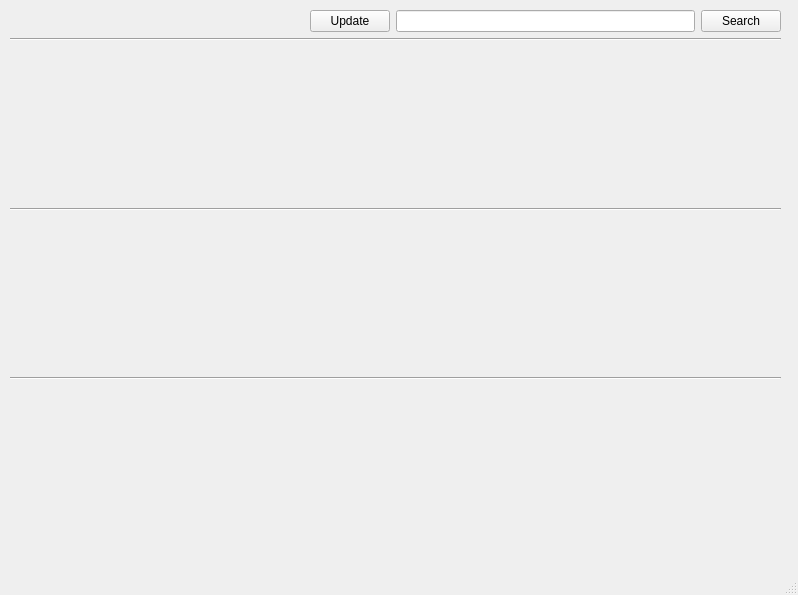
<?xml version="1.0" encoding="UTF-8"?>
<ui version="4.0">
 <class>MainWindow</class>
 <widget class="QMainWindow" name="MainWindow">
  <property name="geometry">
   <rect>
    <x>0</x>
    <y>0</y>
    <width>798</width>
    <height>595</height>
   </rect>
  </property>
  <property name="windowTitle">
   <string>MainWindow</string>
  </property>
  <widget class="QWidget" name="centralwidget">
   <widget class="QWidget" name="">
    <property name="geometry">
     <rect>
      <x>10</x>
      <y>10</y>
      <width>771</width>
      <height>531</height>
     </rect>
    </property>
    <layout class="QVBoxLayout" name="verticalLayout">
     <item>
      <layout class="QHBoxLayout" name="horizontalLayout">
       <item>
        <spacer name="horizontalSpacer_2">
         <property name="orientation">
          <enum>Qt::Horizontal</enum>
         </property>
         <property name="sizeHint" stdset="0">
          <size>
           <width>40</width>
           <height>20</height>
          </size>
         </property>
        </spacer>
       </item>
       <item>
        <widget class="QPushButton" name="update_button">
         <property name="text">
          <string>Update</string>
         </property>
        </widget>
       </item>
       <item>
        <widget class="QLineEdit" name="search_line_edit"/>
       </item>
       <item>
        <widget class="QPushButton" name="search_button">
         <property name="text">
          <string>Search</string>
         </property>
        </widget>
       </item>
      </layout>
     </item>
     <item>
      <widget class="Line" name="line">
       <property name="orientation">
        <enum>Qt::Horizontal</enum>
       </property>
      </widget>
     </item>
     <item>
      <layout class="QHBoxLayout" name="horizontalLayout_2">
       <item>
        <widget class="QLabel" name="temperature_first_line">
         <property name="text">
          <string/>
         </property>
         <property name="textFormat">
          <enum>Qt::AutoText</enum>
         </property>
         <property name="alignment">
          <set>Qt::AlignCenter</set>
         </property>
        </widget>
       </item>
       <item>
        <widget class="QLabel" name="pressure_first_line">
         <property name="text">
          <string/>
         </property>
         <property name="alignment">
          <set>Qt::AlignCenter</set>
         </property>
        </widget>
       </item>
       <item>
        <widget class="QLabel" name="wind_speed_first_line">
         <property name="text">
          <string/>
         </property>
         <property name="alignment">
          <set>Qt::AlignCenter</set>
         </property>
        </widget>
       </item>
       <item>
        <widget class="QLabel" name="time_first_line">
         <property name="text">
          <string/>
         </property>
         <property name="alignment">
          <set>Qt::AlignCenter</set>
         </property>
        </widget>
       </item>
       <item>
        <widget class="QLabel" name="image_first_line">
         <property name="text">
          <string/>
         </property>
         <property name="alignment">
          <set>Qt::AlignCenter</set>
         </property>
        </widget>
       </item>
      </layout>
     </item>
     <item>
      <widget class="Line" name="line_3">
       <property name="orientation">
        <enum>Qt::Horizontal</enum>
       </property>
      </widget>
     </item>
     <item>
      <layout class="QHBoxLayout" name="horizontalLayout_3">
       <item>
        <widget class="QLabel" name="temperature_second_line">
         <property name="text">
          <string/>
         </property>
         <property name="alignment">
          <set>Qt::AlignCenter</set>
         </property>
        </widget>
       </item>
       <item>
        <widget class="QLabel" name="pressure_second_line">
         <property name="text">
          <string/>
         </property>
         <property name="alignment">
          <set>Qt::AlignCenter</set>
         </property>
        </widget>
       </item>
       <item>
        <widget class="QLabel" name="wind_speed_second_line">
         <property name="text">
          <string/>
         </property>
         <property name="alignment">
          <set>Qt::AlignCenter</set>
         </property>
        </widget>
       </item>
       <item>
        <widget class="QLabel" name="time_second_line">
         <property name="text">
          <string/>
         </property>
         <property name="alignment">
          <set>Qt::AlignCenter</set>
         </property>
        </widget>
       </item>
       <item>
        <widget class="QLabel" name="image_second_line">
         <property name="text">
          <string/>
         </property>
         <property name="alignment">
          <set>Qt::AlignCenter</set>
         </property>
        </widget>
       </item>
      </layout>
     </item>
     <item>
      <widget class="Line" name="line_2">
       <property name="orientation">
        <enum>Qt::Horizontal</enum>
       </property>
      </widget>
     </item>
     <item>
      <layout class="QHBoxLayout" name="horizontalLayout_4">
       <item>
        <widget class="QLabel" name="temperature_third_line">
         <property name="text">
          <string/>
         </property>
         <property name="alignment">
          <set>Qt::AlignCenter</set>
         </property>
        </widget>
       </item>
       <item>
        <widget class="QLabel" name="pressure_third_line">
         <property name="text">
          <string/>
         </property>
         <property name="alignment">
          <set>Qt::AlignCenter</set>
         </property>
        </widget>
       </item>
       <item>
        <widget class="QLabel" name="wind_speed_third_line">
         <property name="text">
          <string/>
         </property>
         <property name="alignment">
          <set>Qt::AlignCenter</set>
         </property>
        </widget>
       </item>
       <item>
        <widget class="QLabel" name="time_third_line">
         <property name="text">
          <string/>
         </property>
         <property name="alignment">
          <set>Qt::AlignCenter</set>
         </property>
        </widget>
       </item>
       <item>
        <widget class="QLabel" name="image_third_line">
         <property name="text">
          <string/>
         </property>
         <property name="alignment">
          <set>Qt::AlignCenter</set>
         </property>
        </widget>
       </item>
      </layout>
     </item>
    </layout>
   </widget>
  </widget>
  <widget class="QStatusBar" name="statusbar"/>
  <widget class="QMenuBar" name="menubar">
   <property name="geometry">
    <rect>
     <x>0</x>
     <y>0</y>
     <width>798</width>
     <height>25</height>
    </rect>
   </property>
  </widget>
 </widget>
 <resources/>
 <connections/>
</ui>
